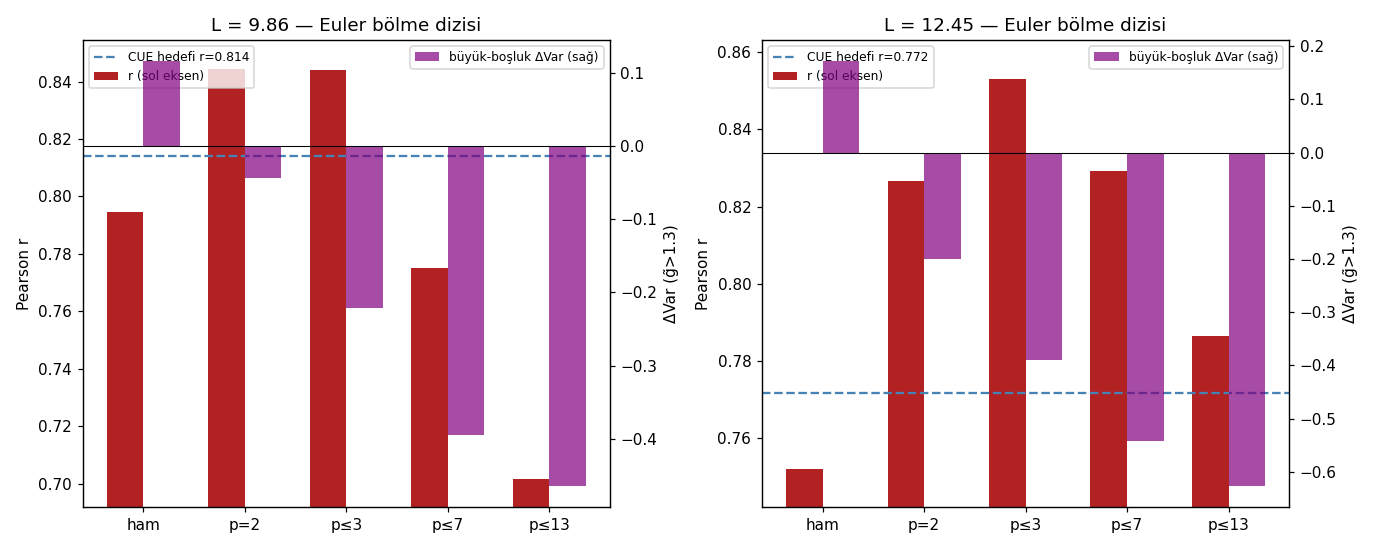

Write Python code to recreate this figure.
"""
44 — EULER BÖLME TESTİ: AÇIĞI ASALLAR MI YARATIYOR? (17 Ağustos 2026)
======================================================================

43'ün bulgusu: ζ vs CUE açığı tamamen koşullu varyansta, büyük boşluklarda.
Hipotez: bunu küçük asalların uzun-periyotlu modülasyonu yaratıyor
(p=2: periyot 9.1, p=3: 5.7, p=5: 3.9 — hepsi ortalama aralıktan kat kat uzun).

Test (GHK hibrit çarpım çerçevesi, Gonek-Hughes-Keating 2007):
    ζ ≈ P_X(asal kısmı) × Z_X(sıfır kısmı ≈ CUE)
|Z_removed(t)| = |Z(t)| · Π_{p∈P} |1 − p^{-1/2-it}|   (p-Euler çarpanı bölünür;
sıfırlar AYNI kalır, sadece genlik zarfı değişir).

Öngörü: P büyüdükçe
  (a) büyük-boşluk varyans fazlası ÇÖKMELİ,
  (b) r, CUE(N=L) değerine YÜKSELMELİ,
  (c) N_eff − L kayması 0'a inmeli.
Çökmezse → mekanizma asal dalgaları değil, daha derin bir şey.
"""

import numpy as np
import matplotlib.pyplot as plt
from pathlib import Path
from scipy.stats import pearsonr

rng = np.random.default_rng(44)
HERE = Path(__file__).resolve().parent
TWO_PI = 2 * np.pi
A = (np.e**2 - 5) / 2

# --- Riemann-Siegel (41 ile aynı) ---
def theta(t):
    return t / 2 * np.log(t / TWO_PI) - t / 2 - np.pi / 8 + 1 / (48 * t) + 7 / (5760 * t**3)

def Z_rs(t, chunk=20000):
    t = np.asarray(t, dtype=np.float64)
    out = np.empty_like(t)
    for s in range(0, len(t), chunk):
        tt = t[s:s + chunk]
        a = np.sqrt(tt / TWO_PI)
        N = a.astype(np.int64)
        th = theta(tt)
        z = np.zeros_like(tt)
        for Nv in np.unique(N):
            m = N == Nv
            n = np.arange(1, Nv + 1)
            ph = th[m, None] - tt[m, None] * np.log(n)[None, :]
            z[m] = 2 * (np.cos(ph) @ (n**-0.5))
        p = a - N
        cp = np.cos(TWO_PI * p)
        cp = np.where(np.abs(cp) < 1e-8, 1e-8 * np.sign(cp + 1e-300), cp)
        psi = np.cos(TWO_PI * (p**2 - p - 1 / 16)) / cp
        z += (-1) ** (N - 1) * (tt / TWO_PI) ** -0.25 * psi
        out[s:s + chunk] = z
    return out

def euler_factor(t, primes):
    """Π_p |1 − p^{-1/2} e^{-it log p}|  (bölme = bu çarpanla ÇARPMA)."""
    E = np.ones_like(t)
    for p in primes:
        E *= np.abs(1 - p**-0.5 * np.exp(-1j * t * np.log(p)))
    return E

# --- 43 ile aynı binleme ---
BINS = np.concatenate([[0.05], np.linspace(0.25, 2.2, 14), [3.5]])
BC = 0.5 * (BINS[:-1] + BINS[1:])

def bin_stats(g, a, min_n=200):
    mean = np.full(len(BC), np.nan)
    var = np.full(len(BC), np.nan)
    idx = np.digitize(g, BINS) - 1
    for i in range(len(BC)):
        m = idx == i
        if m.sum() >= min_n:
            mean[i] = a[m].mean(); var[i] = a[m].var()
    return mean, var

# --- CUE referansı (43 yöntemi) ---
def haar_unitary_batch(M, N):
    G = (rng.standard_normal((M, N, N)) + 1j * rng.standard_normal((M, N, N))) / np.sqrt(2)
    Q, R = np.linalg.qr(G)
    diag = np.einsum("mii->mi", R)
    return Q * (diag / np.abs(diag))[:, None, :]

def cue_ref(N, n_gaps=300000, grid=24, chunk=1200):
    M = int(np.ceil(n_gaps / N))
    gs, ms = [], []
    for s in range(0, M, chunk):
        m = min(chunk, M - s)
        U = haar_unitary_batch(m, N)
        ph = np.sort(np.angle(np.linalg.eigvals(U)), axis=1)
        gaps = np.diff(np.concatenate([ph, ph[:, :1] + TWO_PI], axis=1), axis=1)
        u = np.arange(1, grid + 1) / (grid + 1)
        th = ph[:, :, None] + gaps[:, :, None] * u[None, None, :]
        df = th[:, :, :, None] - ph[:, None, None, :]
        amp = np.prod(2 * np.abs(np.sin(df / 2)), axis=-1)
        gs.append(gaps.ravel()); ms.append(amp.max(axis=-1).ravel())
    g = np.concatenate(gs) * N / TWO_PI
    a = np.concatenate(ms); a /= np.sqrt((a**2).mean())
    r, _ = pearsonr(g, a)
    return bin_stats(g, a), r

# ---------------------------------------------------------------
# ANA DÖNGÜ: pencere × asal kümesi
# ---------------------------------------------------------------
d41 = np.load(HERE / "41_bigT_windows.npz")
PSETS = [((), "ham"), ((2,), "p=2"), ((2, 3), "p≤3"),
         ((2, 3, 5, 7), "p≤7"), ((2, 3, 5, 7, 11, 13), "p≤13")]
WINDOWS = ["120k", "1600k"]

results = {}
for wkey in WINDOWS:
    gaps = d41[f"gaps_{wkey}"]; tmid = d41[f"tmid_{wkey}"]
    L = float(np.log(tmid / TWO_PI).mean())
    g_lo = tmid - gaps / 2; g_hi = tmid + gaps / 2
    # 24 iç nokta gridi (ham ve bölünmüş aynı gridle — elma-elma)
    u = np.arange(1, 25) / 25
    tt = g_lo[:, None] + gaps[:, None] * u[None, :]
    print(f"\n=== Pencere {wkey} (L={L:.2f}): Z değerlendiriliyor... ===")
    Zg = np.abs(Z_rs(tt.ravel())).reshape(tt.shape)

    # CUE referansı N=⌊L⌋, ⌊L⌋+1 → N=L'ye interp
    N0 = int(np.floor(L)); w = L - N0
    (cM0, cV0), rC0 = cue_ref(N0)
    (cM1, cV1), rC1 = cue_ref(N0 + 1)
    cV = (1 - w) * cV0 + w * cV1
    r_cue = (1 - w) * rC0 + w * rC1

    g_u = gaps * np.log(tmid / TWO_PI) / TWO_PI
    rows = []
    for primes, label in PSETS:
        E = euler_factor(tt.ravel(), primes).reshape(tt.shape) if primes else 1.0
        amps = (Zg * E).max(axis=1)
        a_u = amps / np.sqrt((amps**2).mean())
        r, _ = pearsonr(g_u, a_u)
        zM, zV = bin_stats(g_u, a_u)
        ok = ~np.isnan(zV) & ~np.isnan(cV) & (BC < 2.2)  # uç bin hariç (43 uyarısı)
        big = ok & (BC > 1.3)
        dV_big = np.nanmean((zV - cV)[big])
        rows.append((label, r, dV_big))
        print(f"  {label:>5}: r = {r:.4f}   büyük-boşluk ΔVar = {dV_big:+.4f}")
    print(f"  CUE(N={L:.2f}) referans r = {r_cue:.4f}")
    results[wkey] = (L, rows, r_cue)

# ---------------------------------------------------------------
# GRAFİK
# ---------------------------------------------------------------
fig, axes = plt.subplots(1, 2, figsize=(12.5, 5))
for ax, wkey in zip(axes, WINDOWS):
    L, rows, r_cue = results[wkey]
    labels = [r[0] for r in rows]
    rs = [r[1] for r in rows]
    dvs = [r[2] for r in rows]
    x = np.arange(len(rows))
    ax2 = ax.twinx()
    ax.bar(x - 0.18, rs, 0.36, color="firebrick", label="r (sol eksen)")
    ax.axhline(r_cue, color="steelblue", ls="--", lw=1.5,
               label=f"CUE hedefi r={r_cue:.3f}")
    ax2.bar(x + 0.18, dvs, 0.36, color="purple", alpha=0.7,
            label="büyük-boşluk ΔVar (sağ)")
    ax2.axhline(0, color="k", lw=0.7)
    ax.set_xticks(x); ax.set_xticklabels(labels)
    ax.set_ylim(min(rs) - 0.01, max(max(rs), r_cue) + 0.01)
    ax.set_ylabel("Pearson r"); ax2.set_ylabel("ΔVar (g̃>1.3)")
    ax.set_title(f"L = {L:.2f} — Euler bölme dizisi")
    ax.legend(fontsize=8, loc="upper left"); ax2.legend(fontsize=8, loc="upper right")
plt.tight_layout()
out = HERE / "44_euler_bolme.png"
plt.savefig(out, dpi=110)
print(f"\nGrafik: {out.name}")
